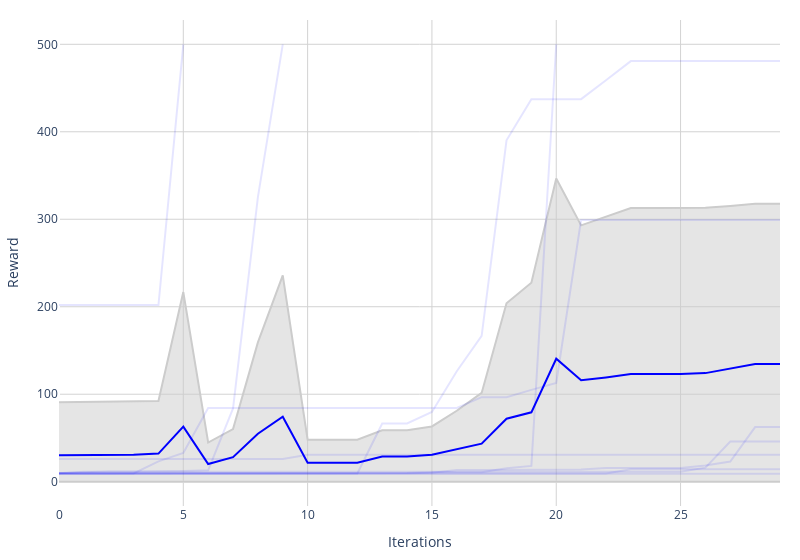

The notebook cell this image was saved under:
### Code cell
fig = get_fig(sa_df, x_column="iteration", xlabel="Iterations")
fig.show()

### Figure 1 — Plotly figure (JSON) as saved in the notebook; plotly's stock layout.template omitted (floating-point values rounded to 4 significant figures)
{"data": [{"line": {"color": "#cccccc"}, "mode": "lines", "showlegend": false, "type": "scatter", "x": [0, 1, 2, 3, 4, 5, 6, 7, 8, 9, 10, 11, 12, 13, 14, 15, 16, 17, 18, 19, 20, 21, 22, 23, 24, 25, 26, 27, 28, 29], "y": [90.9, 91.09, 91.13, 91.13, 92.15, 216.8, 44.8, 60.23, 159.2, 235.8, 48.02, 48.02, 48.02, 58.83, 58.84, 63.15, 81.09, 101.5, 203.9, 227.5, 346.7, 293.0, 302.8, 312.9, 312.9, 312.9, 313.3, 315.2, 317.7, 317.7]}, {"fill": "tonexty", "line": {"color": "#cccccc"}, "mode": "lines", "showlegend": false, "type": "scatter", "x": [0, 1, 2, 3, 4, 5, 6, 7, 8, 9, 10, 11, 12, 13, 14, 15, 16, 17, 18, 19, 20, 21, 22, 23, 24, 25, 26, 27, 28, 29], "y": [0, 0, 0, 0, 0, 0, 0, 0, 0, 0, 0, 0, 0, 0, 0, 0, 0, 0, 0, 0, 0, 0, 0, 0, 0, 0, 0, 0, 0, 0]}, {"line": {"color": "#0000ff"}, "mode": "lines", "showlegend": false, "type": "scatter", "x": [0, 1, 2, 3, 4, 5, 6, 7, 8, 9, 10, 11, 12, 13, 14, 15, 16, 17, 18, 19, 20, 21, 22, 23, 24, 25, 26, 27, 28, 29], "y": [30.37, 30.67, 30.73, 30.73, 32.15, 62.99, 20.21, 28.08, 54.91, 74.32, 21.71, 21.71, 21.71, 28.86, 28.9, 30.7, 36.91, 43.53, 72.04, 79.31, 140.6, 115.9, 119.2, 123.0, 123.0, 123.0, 124.1, 129.0, 134.7, 134.7]}, {"line": {"color": "#0000ff"}, "mode": "lines", "opacity": 0.1, "showlegend": false, "type": "scatter", "x": [0, 1, 2, 3, 4, 5, 6, 7, 8, 9, 10, 11, 12, 13, 14, 15, 16, 17, 18, 19, 20, 21, 22, 23, 24, 25, 26, 27, 28, 29], "y": [9.4, 9.4, 9.4, 9.4, 23.3, 32.9, 84.2, 84.2, 84.2, 84.2, 84.2, 84.2, 84.2, 84.2, 84.2, 84.2, 84.2, 96.6, 96.6, 105, 113, 299.2, 299.2, 299.2, 299.2, 299.2, 299.2, 299.2, 299.2, 299.2]}, {"line": {"color": "#0000ff"}, "mode": "lines", "opacity": 0.1, "showlegend": false, "type": "scatter", "x": [0, 1, 2, 3, 4, 5, 6, 7, 8, 9], "y": [9.9, 11.2, 11.8, 11.8, 11.8, 12.3, 13, 83.8, 325.3, 500]}, {"line": {"color": "#0000ff"}, "mode": "lines", "opacity": 0.1, "showlegend": false, "type": "scatter", "x": [0, 1, 2, 3, 4, 5, 6, 7, 8, 9, 10, 11, 12, 13, 14, 15, 16, 17, 18, 19, 20, 21, 22, 23, 24, 25, 26, 27, 28, 29], "y": [26, 26, 26, 26, 26, 26, 26, 26, 26, 26, 30.8, 30.8, 30.8, 30.8, 30.8, 30.8, 30.8, 30.8, 30.8, 30.8, 30.8, 30.8, 30.8, 30.8, 30.8, 30.8, 30.8, 30.8, 30.8, 30.8]}, {"line": {"color": "#0000ff"}, "mode": "lines", "opacity": 0.1, "showlegend": false, "type": "scatter", "x": [0, 1, 2, 3, 4, 5, 6, 7, 8, 9, 10, 11, 12, 13, 14, 15, 16, 17, 18, 19, 20, 21, 22, 23, 24, 25, 26, 27, 28, 29], "y": [9.5, 9.5, 9.5, 9.5, 9.5, 9.5, 9.5, 9.5, 9.5, 9.5, 9.5, 9.5, 9.5, 9.5, 9.5, 9.5, 9.5, 9.5, 9.5, 9.5, 9.5, 9.5, 9.5, 14.2, 14.2, 14.2, 14.2, 14.2, 14.2, 14.2]}, {"line": {"color": "#0000ff"}, "mode": "lines", "opacity": 0.1, "showlegend": false, "type": "scatter", "x": [0, 1, 2, 3, 4, 5, 6, 7, 8, 9, 10, 11, 12, 13, 14, 15, 16, 17, 18, 19, 20, 21, 22, 23, 24, 25, 26, 27, 28, 29], "y": [9.2, 9.2, 9.2, 9.2, 9.2, 9.2, 9.2, 9.2, 9.2, 9.2, 9.2, 9.2, 9.2, 9.2, 9.2, 9.2, 9.2, 9.2, 9.2, 9.2, 9.2, 9.2, 9.2, 9.2, 9.2, 9.2, 9.2, 9.2, 9.2, 9.2]}, {"line": {"color": "#0000ff"}, "mode": "lines", "opacity": 0.1, "showlegend": false, "type": "scatter", "x": [0, 1, 2, 3, 4, 5, 6, 7, 8, 9, 10, 11, 12, 13, 14, 15, 16, 17, 18, 19, 20, 21, 22, 23, 24, 25, 26, 27, 28, 29], "y": [9.3, 9.3, 9.3, 9.3, 9.6, 9.8, 9.8, 9.8, 9.8, 9.8, 9.8, 9.8, 9.8, 9.8, 9.8, 10.2, 13.4, 13.4, 13.4, 13.4, 13.4, 13.9, 15.6, 15.6, 15.6, 15.6, 18.5, 23, 62.4, 62.4]}, {"line": {"color": "#0000ff"}, "mode": "lines", "opacity": 0.1, "showlegend": false, "type": "scatter", "x": [0, 1, 2, 3, 4, 5, 6, 7, 8, 9, 10, 11, 12, 13, 14, 15, 16, 17, 18, 19, 20, 21, 22, 23, 24, 25, 26, 27, 28, 29], "y": [9.6, 11.3, 11.3, 11.3, 11.3, 11.3, 11.3, 11.3, 11.3, 11.3, 11.3, 11.3, 11.3, 11.3, 11.3, 11.3, 11.3, 11.3, 11.3, 11.3, 11.3, 11.3, 11.3, 11.3, 11.3, 11.3, 16.1, 46, 46, 46]}, {"line": {"color": "#0000ff"}, "mode": "lines", "opacity": 0.1, "showlegend": false, "type": "scatter", "x": [0, 1, 2, 3, 4, 5], "y": [202, 202, 202, 202, 202, 500]}, {"line": {"color": "#0000ff"}, "mode": "lines", "opacity": 0.1, "showlegend": false, "type": "scatter", "x": [0, 1, 2, 3, 4, 5, 6, 7, 8, 9, 10, 11, 12, 13, 14, 15, 16, 17, 18, 19, 20], "y": [9.5, 9.5, 9.5, 9.5, 9.5, 9.6, 9.6, 9.6, 9.6, 9.6, 9.6, 9.6, 9.6, 9.6, 9.9, 10.7, 10.7, 10.7, 15.3, 18, 500]}, {"line": {"color": "#0000ff"}, "mode": "lines", "opacity": 0.1, "showlegend": false, "type": "scatter", "x": [0, 1, 2, 3, 4, 5, 6, 7, 8, 9, 10, 11, 12, 13, 14, 15, 16, 17, 18, 19, 20, 21, 22, 23, 24, 25, 26, 27, 28, 29], "y": [9.3, 9.3, 9.3, 9.3, 9.3, 9.3, 9.3, 9.3, 9.3, 9.3, 9.3, 9.3, 9.3, 66.5, 66.5, 79.7, 126.2, 166.7, 390.2, 437.3, 437.3, 437.3, 458.9, 480.8, 480.8, 480.8, 480.8, 480.8, 480.8, 480.8]}], "layout": {"margin": {"b": 20, "l": 20, "r": 20, "t": 20}, "plot_bgcolor": "white", "width": 800, "xaxis": {"gridcolor": "lightgrey", "title": {"text": "Iterations"}}, "yaxis": {"gridcolor": "lightgrey", "title": {"text": "Reward"}}}}
